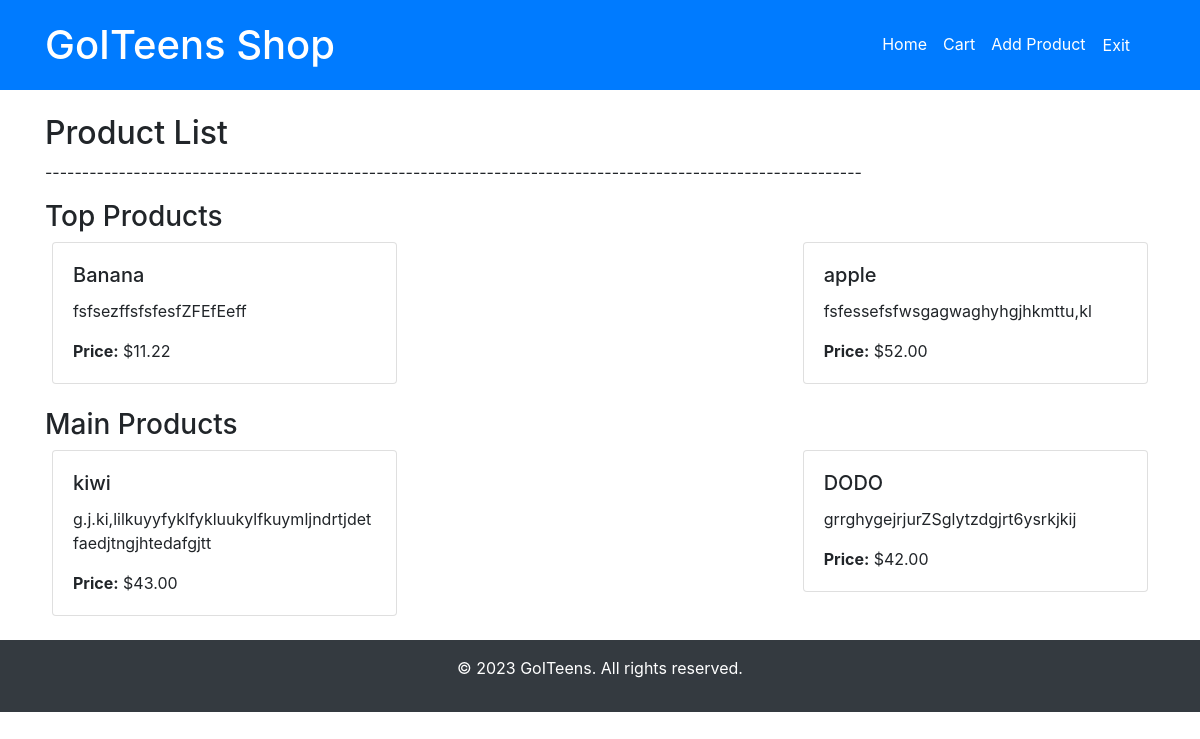
/lists/ (signed in), run on an earlier commit of the app's database.
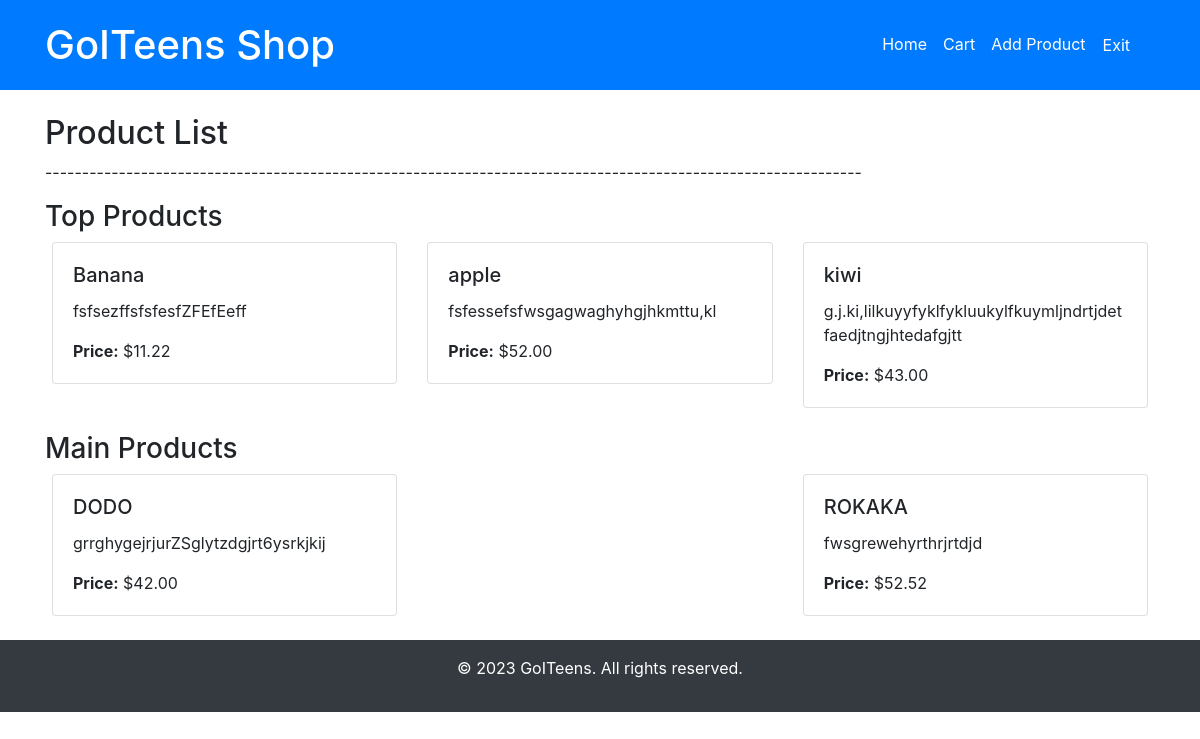
And on a later commit of the database.
### myapp/models.py (models this page shows, shortened)
class Product(models.Model):
    name = models.CharField(max_length=100)
    description = models.TextField()
    price = models.DecimalField(max_digits=10, decimal_places=2)
    is_top = models.BooleanField(default=False)
    photo = models.CharField(max_length=20, null=True)

### myapp/views.py (the view)
# urls.py: path('lists/', product_lists_admin, name='product_lists_admin'),
def product_lists_admin(request):
    if not request.user.is_superuser:
        return redirect('home')
    top = Product.objects.filter(is_top=True)
    main = Product.objects.filter(is_top=False)
    return render(request, 'product_lists.html', {
        'top': top,
        'main': main
    })

### myapp/templates/product_lists.html (shortened to what this page needs)
{% extends 'base.html' %}
{% block content %}
  <h2>Product List</h2>
  <p>---------------------------------------------------------------------------------------------------------------</p>
  <h3>Top Products</h3>
  <div class="row">
    {% for product in top %}
      <div class="col-md-4">
        <div class="card">
          <div class="card-body">
            <h5 class="card-title">{{ product.name }}</h5>
            <p class="card-text">{{ product.description }}</p>
            <p class="card-text"><strong>Price:</strong> ${{ product.price }}</p>
          </div>
        </div>
      </div>
    {% endfor %}
  </div>
<br>
  <h3>Main Products</h3>
  <div class="row">
    {% for product in main %}
      <div class="col-md-4">
        <div class="card">
          <div class="card-body">
            <h5 class="card-title">{{ product.name }}</h5>
            <p class="card-text">{{ product.description }}</p>
            <p class="card-text"><strong>Price:</strong> ${{ product.price }}</p>
          </div>
        </div>
      </div>
    {% endfor %}
  </div>
{% endblock %}

What changed in the data, as far as the page shows it:
changed Product "kiwi": moves from the list under "Main Products" to the list under "Top Products"
added Product: name "ROKAKA", description "fwsgrewehyrthrjrtdjd", price "52.52", shown under "Main Products"
